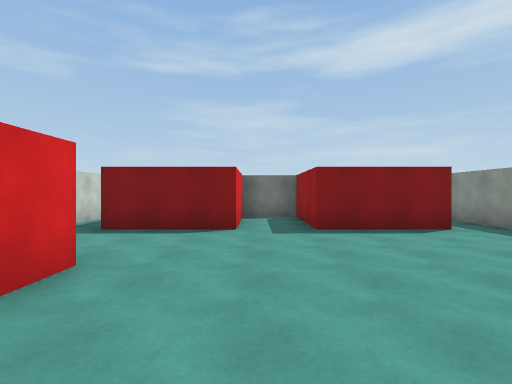
[1] (above)

18 first-person views from a walk through a Unity game level. The camera is 1.5 m above the floor, looks level and sees 85° across. The floor is counted in squares, 2 m on a side. Each view is taken from the middle of a square. On the plan, view 1 faces up. The plan holds only what a view shows up to about 10 squares ahead; the rest is blank.

[2]
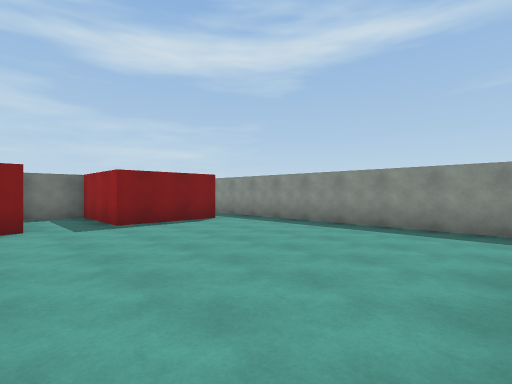

[3]
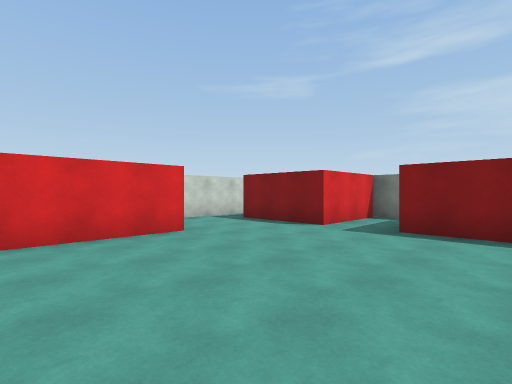

[4]
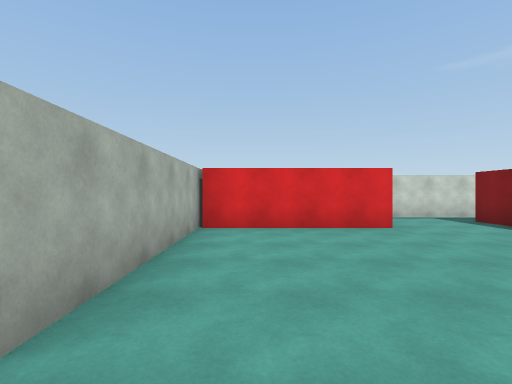

[5]
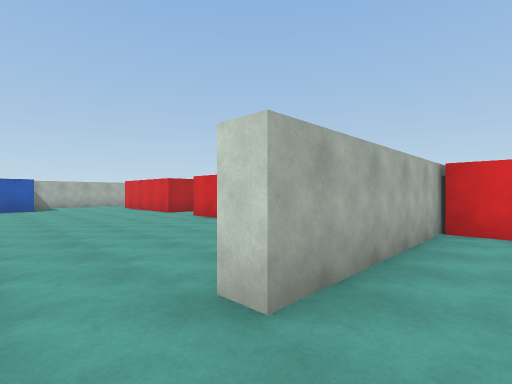

[6]
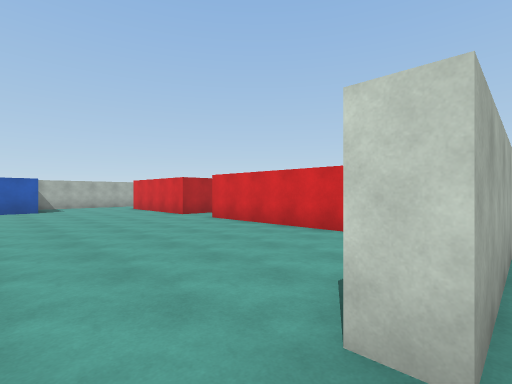

[7]
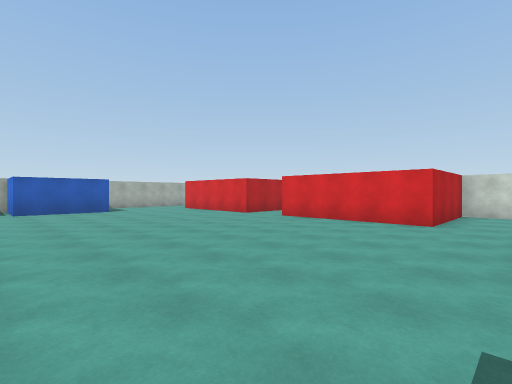

[8]
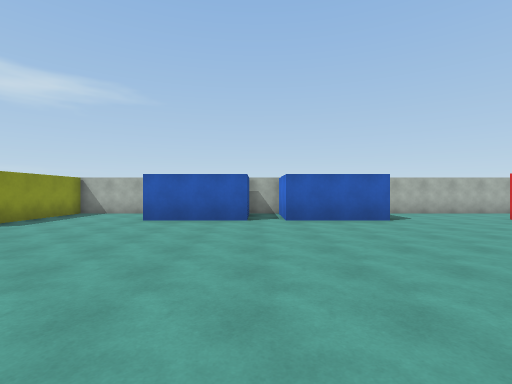

[9]
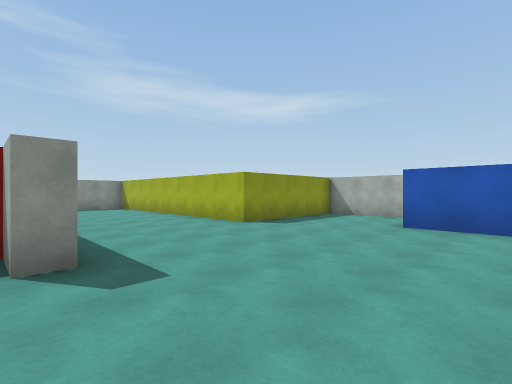

[10]
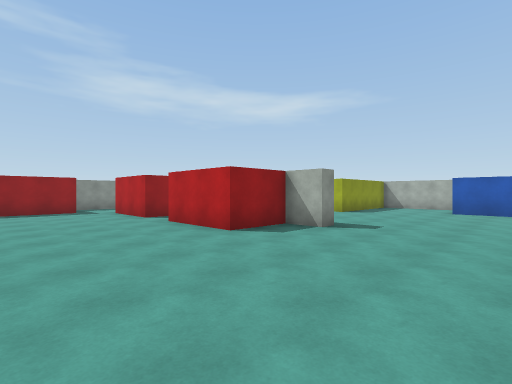

[11]
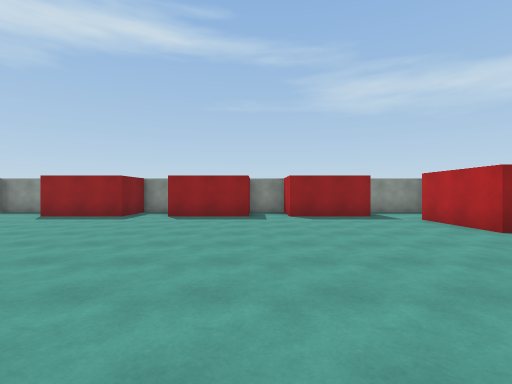

[12]
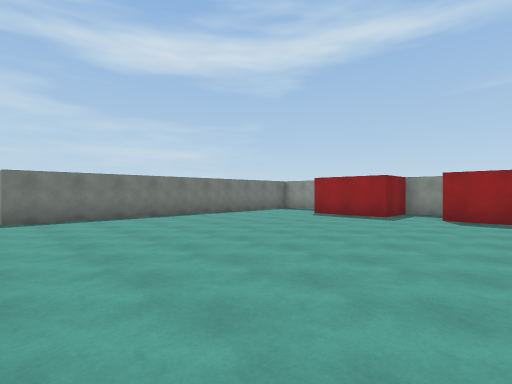

[13]
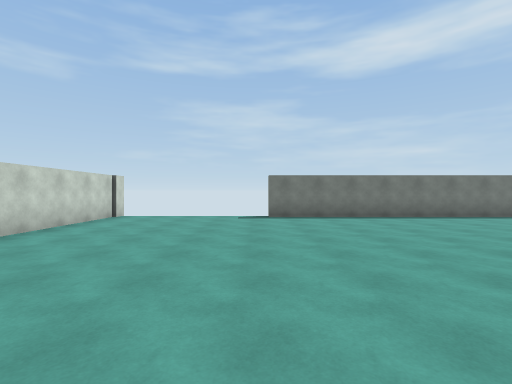

[14]
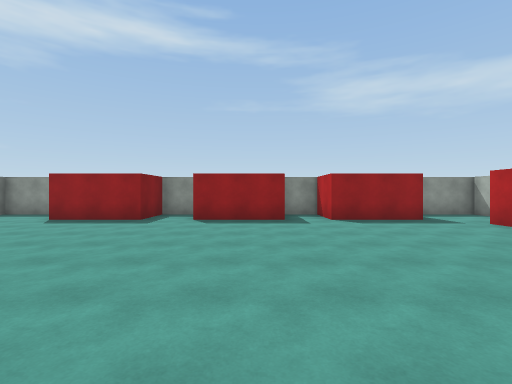

[15]
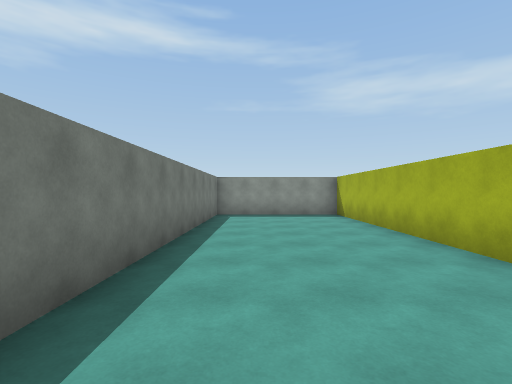

[16]
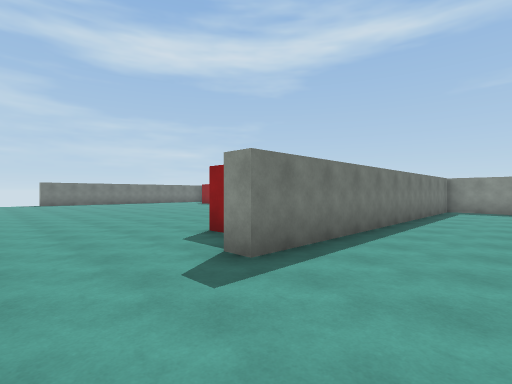

[17]
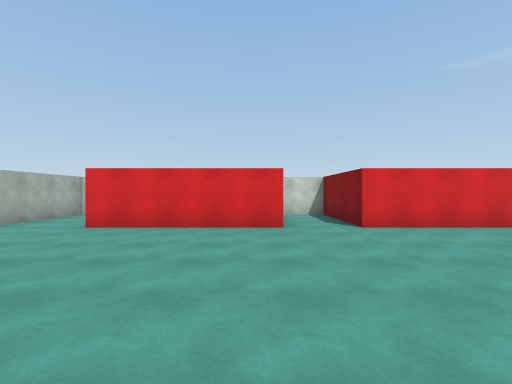

[18]
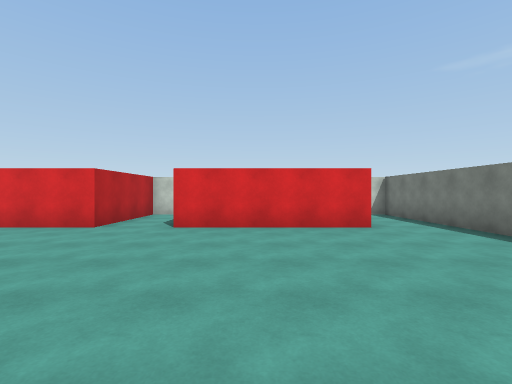

### Floor plan
Points are (right, up) in squares from view 1. A wall is a line through its corners. A room is listed if a view was taken in it or the views show most of it. See-through windows are left out.
Room 1 (views 1, 2, 3, 4, 5, 6)
walls: (-1.8, 2.9) (-1.8, -1.1); (4, 5.6) (1.2, 5.6) (1.2, 8.4) (-0.4, 8.4) (-0.4, 5.6) (-3.1, 5.6); (-2.3, -1.2) (2.7, -1.2) (2.8, -1.7); (5.2, -0.8) (5.2, 7.4); (-4.3, 7.8) (-4.3, 4)
ways out: opening at (3.5, -1) to room 2
Room 2 (views 7, 8, 9, 10, 11, 12, 13, 14, 15, 16, 17, 18)
walls: (15.1, -6.2) (15.1, -5.5) (17.6, -5.5); (18.5, -4.6) (18.5, -2) (20.4, -2) (20.4, -0.9); (18.5, -0.9) (18.5, 1.8); (6.1, -13.3) (9, -13.3); (19.6, -7.2) (20.4, -7.2) (20.4, -5.5); (-0.9, -3.6) (-0.9, -7.7) (-4.3, -7.7) (-4.3, -9.4) (-0.9, -9.4) (-0.9, -13.6); (9.6, -15.8) (12.1, -15.8) (12.1, -11.7) (20.4, -11.7) (20.4, -7.7) (10.2, -7.7) (10.2, -7.2) (11.2, -7.2) (11.2, -5.5) (13.8, -5.5); (20.4, 2) (20.4, 3.1) (18.5, 3.1) (18.5, 5.6); (2.4, -13.3) (5.2, -13.3) (5.2, -15.5); (5.1, -15.8) (6.2, -15.8); (5.7, 8.9) (5.7, 4.7); (17.8, 8.4) (10.4, 8.4); (20.4, 6.9) (20.4, 8.4); (-4.4, -15.8) (1.4, -15.8)
ways out: opening at (3.5, -1) to room 1; opening at (-1, -3) to room 3; gap at (6, 9)
Room 3 (no view inside)
walls: (0.3, -1.7) (-4.3, -1.7) (-4.3, -3.6) (-0.9, -3.6)
ways out: opening at (-1, -3) to room 2

Where each view was taken, in squares from view 1:
view 1: 0 up, 0 right, facing up
view 2: 1 down, 1 left, facing up-right
view 3: 0 up, 3 right, facing up-left
view 4: 0 up, 4 right, facing left
view 5: 0 up, 4 right, facing down-left
view 6: 1 down, 4 right, facing down-left
view 7: 2 down, 6 right, facing down-left
view 8: 6 down, 6 right, facing down
view 9: 7 down, 7 right, facing down-right
view 10: 2 down, 7 right, facing down-right
view 11: 1 down, 10 right, facing right
view 12: 0 up, 10 right, facing up-right
view 13: 0 up, 10 right, facing up
view 14: 0 up, 11 right, facing right
view 15: 9 down, 11 right, facing right
view 16: 10 down, 8 right, facing up-right
view 17: 10 down, 5 right, facing left
view 18: 6 down, 5 right, facing left
